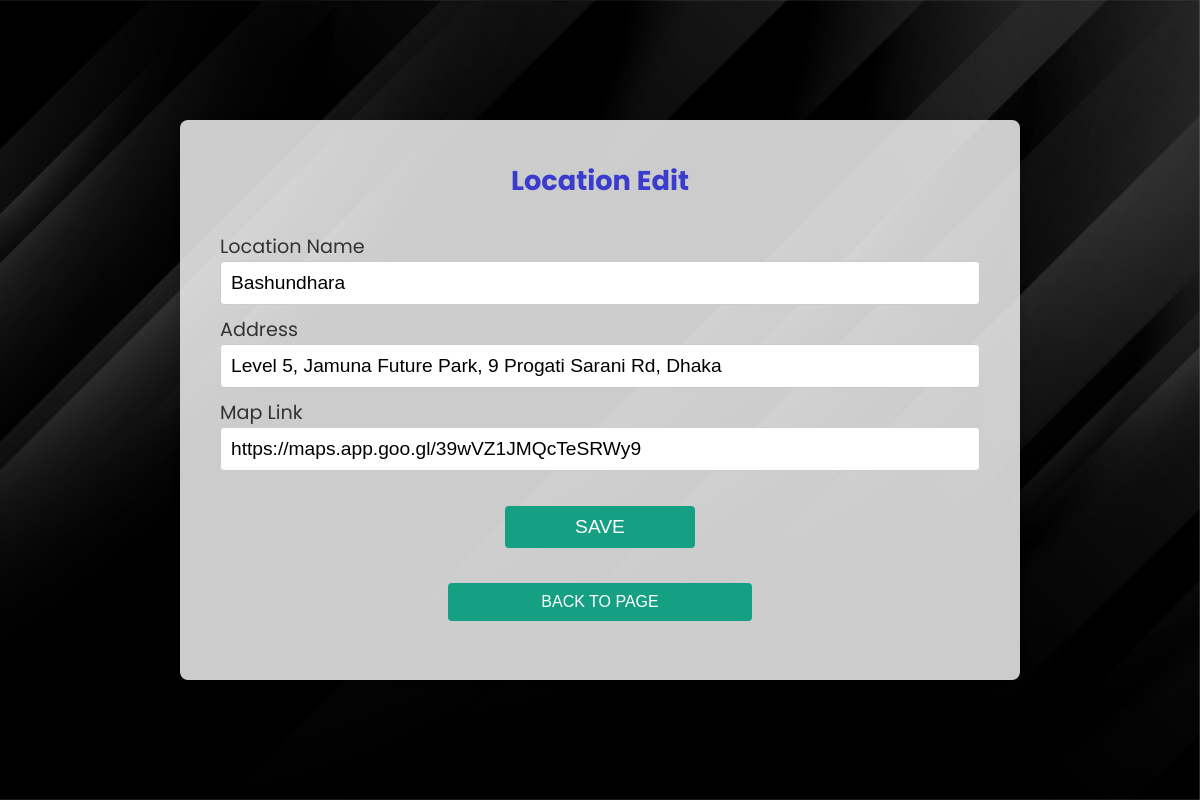
Page /pageLocationEdit.php?locationID=1&return=adminTakeout.php on the committed database.
### tables this page shows
CREATE TABLE `locations` (
  `locationID` int(255) NOT NULL,
  `location` varchar(255) NOT NULL,
  `restaurantID` int(255) NOT NULL,
  `address` varchar(500) NOT NULL,
  `map` varchar(400) NOT NULL
);

### pageLocationEdit.php (the view, shortened to what this page needs)
<?php
require 'database.php';
$locationID = $_GET['locationID'];
$stmt = $pdo->prepare("SELECT * FROM locations WHERE locationID = :locationID AND restaurantID = 1");
$stmt->execute(['locationID' => $locationID]);
$locationData = $stmt->fetch();
?>
<!DOCTYPE html>
<html>
<head>
    <link rel="stylesheet" href="style.css" />
</head>
<body>
<section class="page-edit-showcase-area" style="background-image: url('images/admin.jpg');">
    <div class="page-edit-container">
        <form class="page-edit-form" action="pageLocationEdit.php" method="POST">
            <h3><span>Location Edit</span></h3>
            <div class="page-edit-form-group">
                <label for="location-edit">Location Name</label>
                <input type="text" id="location-edit" name="location-edit" value="<?php echo $locationData['location']; ?>">
            </div>
            <div class="page-edit-form-group">
                <label for="address-edit">Address</label>
                <input type="text" id="address-edit" name="address-edit" value="<?php echo $locationData['address']; ?>">
            </div>
            <div class="page-edit-form-group">
                <label for="map-edit">Map Link</label>
                <input type="text" id="map-edit" name="map-edit" value="<?php echo $locationData['map']; ?>">
            </div><br>
            <button type="page-edit-submit" class="btn btn-primary">Save</button><br>
        </form>
        <button type="page-edit-redirect" class="btn btn-primary" onclick="goBack()">Back to Page</button>
    </div>
</section>
</body>
</html>

### style.css (style rules this page uses)
*, *::after, *::before { box-sizing: border-box; padding: 0; margin: 0; }
html, body { font-family: "Poppins", sans-serif; margin: 0; padding: 0; }
.btn { display: inline-block; padding: 0.5em 1.5em; text-decoration: none; border-radius: 50px; cursor: pointer; outline: none; margin-top: 1em; text-transform: uppercase; font-weight: small; }
.btn-primary { color: #fff; background: #16a083; }
label { font-size: 1.2rem; color: #333; }
input[type="text"], input[type="password"] { width: 100%; padding: 10px; font-size: 1.2rem; border: 1px solid #ccc; border-radius: 4px; }
.page-edit-container { width: 70%; height: 70%; margin: 0 auto; background: rgba(255, 255, 255, 0.8); border-radius: 8px; padding: 40px; box-shadow: 0px 0px 10px 0px rgba(0,0,0,0.1); }
.page-edit-form h3 { text-align: center; margin-bottom: 30px; font-size: 1.7rem; color: #1518cdcc; }
.page-edit-form-group { margin-bottom: 10px; border-color: #16a083; }
button[type="page-edit-submit"] { align-self: center; display: block; width: 25%; margin: 0 auto; padding: 10px; font-size: 1.2rem; color: #fff; background-color: #16a083; border: none; border-radius: 4px; cursor: pointer; transition: background-color 0.3s ease-in-out; }
.page-edit-showcase-area { height: 100vh; display: flex; justify-content: center; align-items: center; background: linear-gradient( rgba(240, 240, 240, 0.144), rgba(255, 255, 255, 0.336) ), url("/images/showcaseLogin.jpg"); background-size: cover; background-position: center; background-repeat: no-repeat; background-attachment: fixed; }
button[type="page-edit-redirect"] { align-self: center; display: block; width: 40%; margin: 10px auto; padding: 10px; font-size: 1rem; color: #fff; background-color: #16a083; border: none; border-radius: 4px; cursor: pointer; transition: background-color 0.3s ease-in-out; }

### rows in the picture
locations: location-edit "Bashundhara", address-edit "Level 5, Jamuna Future Park, 9 Progati Sarani Rd, Dhaka", map-edit "https://maps.app.goo.gl/39wVZ1JMQcTeSRWy9"
